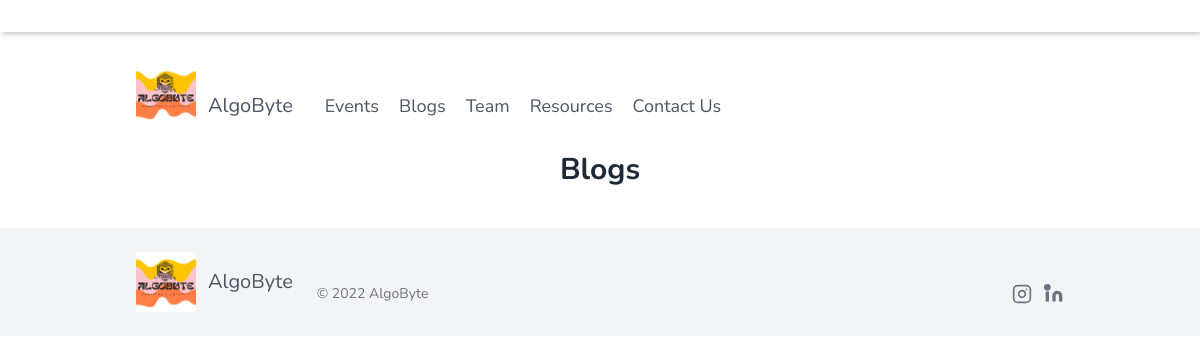
/blogs/, run on an earlier commit of the app's database.
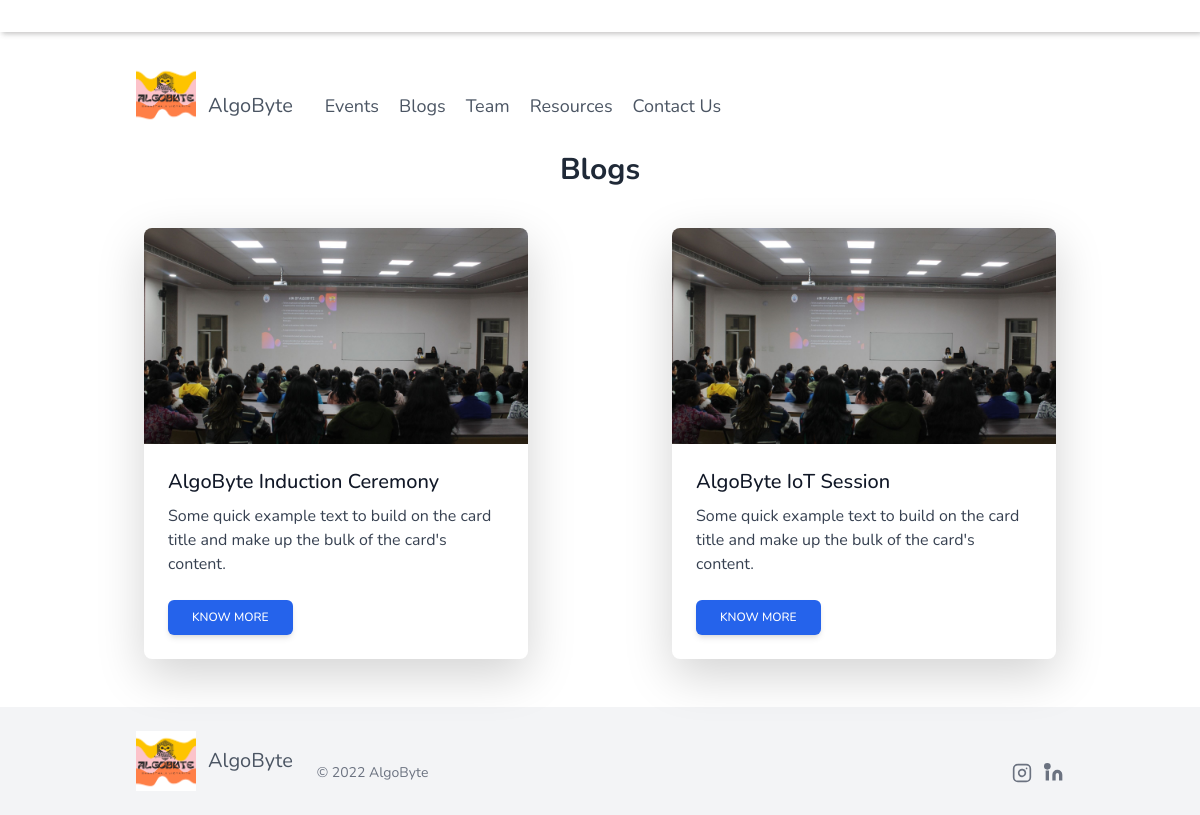
And on a later commit of the database.
### blog/models.py (models this page shows)
class blog(models.Model):
    blog_name=models.CharField(max_length=100)
    blog_shortdecs=models.TextField()
    blog_desc=HTMLField()

### website2/views.py (the view)
# urls.py: path("blogs/",views.blogs,name='blogs'),
def blogs(request):
    blogsdata=blog.objects.all()
    data1={
        'blogdata': blogsdata
    }
    return render(request,"blogs.html",data1)

### templates/blogs.html (shortened to what this page needs)
{% extends "base.html" %}
{% block content %}
    <div class="text-center md:max-w-xl lg:max-w-3xl mx-auto" style="padding-top: 2em; padding-bottom: 1em;">
        <h3 class="text-3xl font-bold mb-6 text-gray-800" style="margin-top: 4em;">Blogs</h3>
    </div>
    <div class="blog-container">
   {% for a in blogdata %}
        <div class="blog-card">
            <div class="flex justify-center">
                <div class="rounded-lg shadow-lg bg-white max-w-sm">
                <a href="#!">
                    <img class="rounded-t-lg" src="../media/hero_img2.jpeg" alt=""/>
                </a>
                <div class="p-6">
                    <h5 class="text-gray-900 text-xl font-medium mb-2">{{a.blog_name}}</h5>
                    <p class="text-gray-700 text-base mb-4">
                   {{a.blog_shortdecs}}
                    </p>
                    <button type="button" class=" inline-block px-6 py-2.5 bg-blue-600 text-white font-medium text-xs leading-tight uppercase rounded shadow-md hover:bg-blue-700 hover:shadow-lg focus:bg-blue-700 focus:shadow-lg focus:outline-none focus:ring-0 active:bg-blue-800 active:shadow-lg transition duration-150 ease-in-outpx-6
                    py-2.5
                    bg-blue-600
                    text-white
                    font-medium
                    text-xs
                    leading-tight
                    uppercase
                    rounded
                    shadow-md
                    hover:bg-blue-700 hover:shadow-lg
                    focus:bg-blue-700 focus:shadow-lg focus:outline-none focus:ring-0
                    active:bg-blue-800 active:shadow-lg
                    transition
                    duration-150
                    ease-in-out" data-bs-toggle="modal" data-bs-target="#{{a.id}}">Know More</button>
                </div>
                </div>
            </div>
        </div>
     {% endfor %}
    </div>
    {% endblock content %}

### templates/base.html
{% include "header.html" %}
{% block content %}
{% endblock content %}
{% include "footer.html" %}

### templates/header.html (shortened to what this page needs)
<!DOCTYPE html>
<html lang="en">
<head>
    <link href="https://cdn.jsdelivr.net/npm/bootstrap@5.3.0-alpha1/dist/css/bootstrap.min.css" rel="stylesheet">
    <link rel="stylesheet" href="https://rsms.me/inter/inter.css">
    <link href="https://cdn.jsdelivr.net/npm/bootstrap@5.3.0-alpha1/dist/css/bootstrap.min.css" rel="stylesheet">
    <link rel="stylesheet" href="../static/style.css">
    <link rel="stylesheet" href="../static/style1.css">
    <link rel="stylesheet" href="../static/responsive.css">
</head>
<body>
    <header class="text-gray-600 body-font" style="user-select: auto;">
      <div class="container mx-auto flex flex-wrap p-5 flex-col md:flex-row items-center" style="user-select: auto;">
          <a class="flex title-font font-medium items-center text-gray-900 mb-4 md:mb-0" style="user-select: auto;">
              <img src="../media/algobyte.png" alt="" height="80" width="60"></a>
              <a href=" {% url 'home'%} "> <span class="ml-3 text-xl" style="user-select: auto;">AlgoByte</span>
          </a>
          <nav class=" nav-link md:mr-auto md:ml-4 md:py-1 md:pl-4 md:border-l md:border-gray-400	flex flex-wrap items-center text-base justify-center"
              style="user-select: auto; font-size: large;">
              <a href=" {% url 'events' %} " class="mr-5 hover:text-gray-900" style="user-select: auto;">Events</a>
              <a href="{% url 'blogs' %}" class="mr-5 hover:text-gray-900" style="user-select: auto;">Blogs</a>
              <a href="{% url 'team' %}" class="mr-5 hover:text-gray-900" style="user-select: auto;">Team</a>
              <a href="{% url 'resources' %}" class="mr-5 hover:text-gray-900" style="user-select: auto;">Resources</a>
          <a href="{% url 'contacts' %}" class="mr-5 hover:text-gray-900" style="user-select: auto;">Contact Us</a>
          </nav>
      </div>
  </header>

### templates/footer.html (shortened to what this page needs)
<div class="footer">
    <footer class="text-gray-600 body-font" style="user-select: auto;">
      <div class="bg-gray-100" style="user-select: auto;">
        <div class="container px-5 py-6 mx-auto flex items-center sm:flex-row flex-col" style="user-select: auto;">
          <a class="flex title-font font-medium items-center md:justify-start justify-center text-gray-900" style="user-select: auto;">
            <a href="index.html"><img src="../media/algobyte.png" alt="" height="80" width="60"></a>
            <span class="ml-3 text-xl" style="user-select: auto;">AlgoByte</span>
          </a>
          <p class="text-sm text-gray-500 sm:ml-6 sm:mt-0 mt-4" style="user-select: auto;">© 2022 AlgoByte
            </p>
          <span class="inline-flex sm:ml-auto sm:mt-0 mt-4 justify-center sm:justify-start" style="user-select: auto;">
            <a href="https://www.instagram.com/algobyte.bv/" target="_blank" class="ml-3 text-gray-500 " style="user-select: auto;">
            </a>
            <a href="https://www.linkedin.com/in/algobyte/" target="_blank" class="ml-3 text-gray-500 " style="user-select: auto;">
            </a>
          </span>
        </div>
      </div>
    </footer>
  </div>
<script src="https://cdn.tailwindcss.com"></script>
</body>
</html>

### static/style.css (style rules this page uses)
header { box-shadow: 2px 2px 5px rgba(66, 65, 65, 0.3); position:fixed; background-color: white; width: 100%; z-index: 2; padding: -0.5em 0px; height: 10px; }
.blog-card { margin-bottom: 3em; }
.blog-container { display: flex; justify-content: space-evenly; }

### static/style1.css (style rules this page uses)
* { font-family: Nunito, sans-serif; }
header { box-shadow: 2px 2px 5px rgba(66, 65, 65, 0.3); position:fixed; background-color: white; width: 100%; z-index: 2; padding: 1em 0px; height: 20px; }
.container { max-width: 1380px; margin-right: auto; margin-left: auto; padding-top: 0px; padding-right: 30px; padding-bottom: 0px; padding-left: 30px; }

What changed in the data, as far as the page shows it:
added blog: blog_name "AlgoByte Induction Ceremony", blog_shortdecs "Some quick example text to build on the card title and make up the bulk of the card's content."
added blog: blog_name "AlgoByte IoT Session", blog_shortdecs "Some quick example text to build on the card title and make up the bulk of the card's content."
